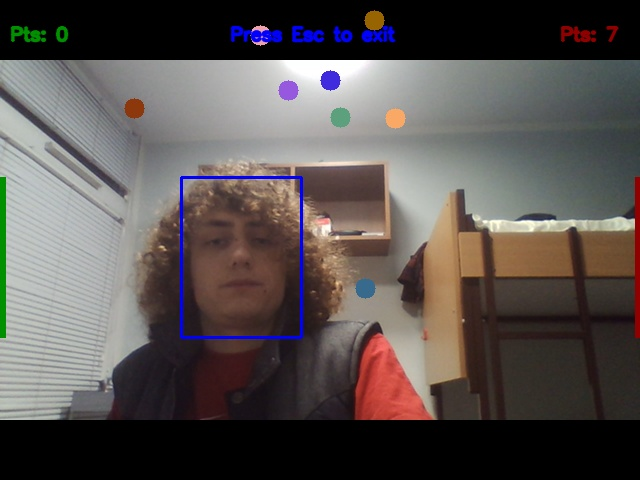
#> input picture example.jpg, 640 x 480 px, given in place of the camera
$ python Pong.py
#> lines starting #> are read from the running program, lines starting #| are printed output that depends on the picture; after the words box and inside, x2 and y2 are one past the last pixel; in counts of white or black regions, pixels touching at a corner belong together
### Objects.py
import math
import cv2
import numpy as np
import random

class Speed:
    def __init__(self, right, down):
        self.right = right
        self.down = down


class Ball:
    def __init__(self, position, speed, radius, player=None):
        self.position = position
        self.speed = speed
        self.radius = radius
        self.player = player

    def draw(self, screen):
        x_floor = math.floor(self.position[0])
        y_floor = math.floor(self.position[1])
        if self.player is None:
            cv2.circle(screen, (x_floor, y_floor), self.radius, (255, 255, 255), -1)
        else:
            cv2.circle(screen, (x_floor, y_floor), self.radius, self.player.color, -1)

    def updateSpeed(self):
        self.position[0] += self.speed.right
        self.position[1] += self.speed.down

    def setSpeed(self, speed):
        self.speed = speed

    def setPosition(self, position):
        self.position = position

    def setPlayer(self, player):
        self.player = player


class Paddle:
    def __init__(self, x, y, width, height, player):
        self.x = x
        self.y = y
        self.width = width
        self.height = height
        self.player = player

        self.centery = y + height/2
        self.top = y
        self.bottom = y + height

    def draw(self, screen):
        cv2.rectangle(screen, (self.x, self.y), (self.x+self.width, self.bottom), self.player.color, -1)

    def update(self, y):
        self.y = y
        self.centery = y + self.height / 2
        self.top = y
        self.bottom = y + self.height


class Player:
    def __init__(self, color, points = 0):
        self.color = color
        self.points = points

    def add_point(self):
        self.points += 1


class ROITracker:
    def __init__(self, r, h, c, w, frame):
        self.track_window = (c, r, w, h)  # crwh
        self.frame = frame
        roi = self.frame[r:r + h, c:c + w]
        hsv_roi = cv2.cvtColor(roi, cv2.COLOR_BGR2HSV)
        mask = cv2.inRange(hsv_roi, np.array((0., 60., 32.)), np.array((180., 255., 255.)))
        self.roi_hist = cv2.calcHist([hsv_roi], [0], mask, [180], [0, 180])
        cv2.normalize(self.roi_hist, self.roi_hist, 0, 255, cv2.NORM_MINMAX)
        self.term_crit = (cv2.TERM_CRITERIA_EPS | cv2.TERM_CRITERIA_COUNT, 10, 1)

    def update_frame(self, frame):
        self.frame = frame

    def meanshift(self):
        hsv = cv2.cvtColor(self.frame, cv2.COLOR_BGR2HSV)
        dst = cv2.calcBackProject([hsv], [0], self.roi_hist, [0, 180], 1)
        ret, self.track_window = cv2.meanShift(dst, self.track_window, self.term_crit)


class Screen:
    def __init__(self, width, height, roi_width, roi_height):
        self.width = width
        self.height = height
        self.roi_width = roi_width
        self.roi_height = roi_height

    def get_track_window(self, option):
        if option == 0:
            return int(self.width / 4 - self.roi_width / 2), int((self.height - self.roi_height) / 2), self.roi_width, self.roi_height
        if option == 1:
            return int(3 * self.width / 4 - self.roi_width / 2), int((self.height - self.roi_height) / 2), self.roi_width, self.roi_height
        return None

    def align_roi(self, cap, key_confirm_code, delay):
        BLUE = (255, 0, 0)
        WHITE = (255, 255, 255)
        c, r, w, h = self.get_track_window(0)
        lefttop0 = (c, r)
        bottomright0 = (c + w, r + h)
        c, r, w, h = self.get_track_window(1)
        lefttop1 = (c, r)
        bottomright1 = (c + w, r + h)
        key_pressed = -1
        while key_pressed != key_confirm_code:
            ret, frame = cap.read()
            cv2.rectangle(frame, lefttop0, bottomright0, BLUE, 2)
            cv2.rectangle(frame, lefttop1, bottomright1, BLUE, 2)
            msg = 'Put your faces in the rectangles, press space to confirm'
            cv2.putText(frame, msg, (20, self.height - 10), cv2.FONT_HERSHEY_SIMPLEX, 0.65, WHITE, 1, cv2.LINE_AA)
            cv2.imshow('real_view', frame)
            key_pressed = cv2.waitKey(delay) & 0xff
        return frame

### CollisionChecker.py
from Objects import *

DARK_GREEN = (0, 144, 0)
DARK_RED = (0, 0, 144)


class CollisionChecker:
    def __init__(self, screensize):
        self.screensize = screensize
        self.angle_coefficient = 0.8

    def checkBallAndTopWall(self, ball):
        if ball.position[1] - ball.radius < 0:
            ball.speed.down *= -1

    def checkBallAndBottomWall(self, ball):
        if ball.position[1] + ball.radius > self.screensize[1]:
            ball.speed.down *= -1

    def checkBallAndLeftWall(self, ball, paddle):
        if ball.speed.right > 0:
            return False
        if ball.position[0] - ball.radius < 0:
            if ball.position[0] + ball.radius < 0:
                return True
            else:
                if ball.position[0] > 0 and paddle.top < ball.position[1] < paddle.bottom:
                    angle = (ball.position[1] - paddle.centery) / (paddle.height / 2)
                    angle *= math.pi / 2 * self.angle_coefficient
                    cos = math.cos(angle)
                    sin = math.sin(angle)
                    r = math.sqrt(ball.speed.down**2 + ball.speed.right**2)
                    ball.setSpeed(Speed(cos * r, sin * r))
                    ball.setPosition([ball.radius, ball.position[1]])
                    ball.setPlayer(paddle.player)
        return False

    def checkBallAndRightWall(self, ball, paddle):
        if ball.speed.right < 0:
            return False
        if ball.position[0] + ball.radius > self.screensize[0]:
            if ball.position[0] - ball.radius > self.screensize[0]:
                return True
            else:
                if ball.position[0] < self.screensize[0] and paddle.top < ball.position[1] < paddle.bottom:
                    angle = (ball.position[1] - paddle.centery) / (paddle.height / 2)
                    angle *= math.pi / 2 * self.angle_coefficient
                    cos = math.cos(angle)
                    sin = math.sin(angle)
                    r = math.sqrt(ball.speed.down**2 + ball.speed.right**2)
                    ball.setSpeed(Speed(-cos * r, sin * r))
                    ball.setPosition([self.screensize[0] - ball.radius, ball.position[1]])
                    ball.setPlayer(paddle.player)
        return False

### Pong.py
from CollisionChecker import *
import cv2
import random


def random_speed_vector(value=math.sqrt(50)):
    b = [value/math.sqrt(2), value/math.sqrt(2)]
    angle = random.choice([random.uniform(math.pi/2, math.pi), random.uniform(1.5*math.pi, 2*math.pi)])
    cos = math.cos(angle)
    sin = math.sin(angle)
    return b[0]*cos-b[1]*sin, b[0]*sin+b[1]*cos


def add_random_ball(x, y, ball_list):
    ball_position = [x, y]
    s = random_speed_vector()
    ball_speed = Speed(s[0], s[1])
    ball = Ball(ball_position, ball_speed, 10)
    ball_list.append(ball)


def main():
    # CONFIG
    player1 = Player((0, 144, 0))
    player2 = Player((0, 0, 144))
#> call 2 of __init__, with color = (0, 0, 144), points = 0
    BLUE = (255, 0, 0)
    delay = 30  # 1s / fps
    key_confirm_code = 32  # opencv code for space key
    paddle_length = 160
    left_player_points = 0
    right_player_points = 0
    counter = 0
    spawn_freq = int(2500 / delay)

    screen = Screen(640, 480, 120, 160)  # resolution of the screen, size of the roi
    crwh0 = screen.get_track_window(0)  # parameters of the roi windows
    crwh1 = screen.get_track_window(1)

    cap = cv2.VideoCapture(0)

    frame = screen.align_roi(cap, key_confirm_code, delay)  # align roi with the face of the player
#> in align_roi, frame is the input picture: shape (480, 640, 3); mean B, G, R 80.3, 82, 88.7
#> (key Esc is pressed here)
    tracker0 = ROITracker(crwh0[1], crwh0[3], crwh0[0], crwh0[2], frame)
#> in __init__, `hsv_roi = cv2.cvtColor(roi, cv2.COLOR_BGR2HSV)`: hsv_roi: shape (160, 120, 3); mean H, S, V 48.8, 61.4, 128.9
#> in __init__, `mask = cv2.inRange(hsv_roi, np.array((0., 60., 32.)), np.array((180., ..`:
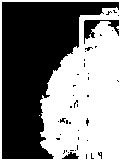
#> mask: shape (160, 120); 49.3% white; 2 white regions (1 under 20 px), largest, box (x1, y1, x2, y2) and area: (0, 0, 120, 160) 9474
#> in __init__, `self.roi_hist = cv2.calcHist([hsv_roi], [0], mask, [180], [0, 180])`: self.roi_hist = 180 values, max 1157 at index 120, min 0 at index 20, mean 52.64
    tracker1 = ROITracker(crwh1[1], crwh1[3], crwh1[0], crwh1[2], frame)
#> call 2 of __init__, with r = 160, h = 160, c = 420, w = 120
#> in __init__ (call 2), `roi = self.frame[r:r + h, c:c + w]`:
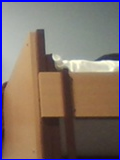
#> roi: shape (160, 120, 3); mean B, G, R 106.6, 113.4, 128.7
#> in __init__ (call 2), `hsv_roi = cv2.cvtColor(roi, cv2.COLOR_BGR2HSV)`: hsv_roi: shape (160, 120, 3); mean H, S, V 37.1, 80.9, 142.1
#> in __init__ (call 2), `mask = cv2.inRange(hsv_roi, np.array((0., 60., 32.)), np.array((180., ..`:
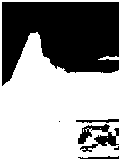
#> mask: shape (160, 120); 58.3% white; 6 black regions (2 under 20 px), largest, box (x1, y1, x2, y2) and area: (2, 2, 119, 86) 7287, (78, 124, 119, 152) 517, (76, 119, 119, 123) 106, (78, 156, 119, 159) 77
#> in __init__ (call 2), `self.roi_hist = cv2.calcHist([hsv_roi], [0], mask, [180], [0, 180])`: self.roi_hist = 180 values, max 2586 at index 15, min 0 at index 23, mean 62.22

    ball_position = [screen.width/2, screen.height/2]
    s = random_speed_vector()
    ball_speed = Speed(s[0], s[1])
    ball = Ball(ball_position, ball_speed, 10)
    balls = [ball]

    paddle_left = Paddle(0, (screen.height - paddle_length)/2, 5, paddle_length, player1)
    paddle_right = Paddle(screen.width - 5, (screen.height - paddle_length)/2, 5, paddle_length, player2)

    collisionDetector = CollisionChecker((screen.width, screen.height))

    while True:
        ret, frame = cap.read()
        if ret:
            tracker0.update_frame(frame)
            tracker0.meanshift()
#> in meanshift, `hsv = cv2.cvtColor(self.frame, cv2.COLOR_BGR2HSV)`: hsv: shape (480, 640, 3); mean H, S, V 46.8, 49.7, 93.7
#> in meanshift, `dst = cv2.calcBackProject([hsv], [0], self.roi_hist, [0, 180], 1)`:
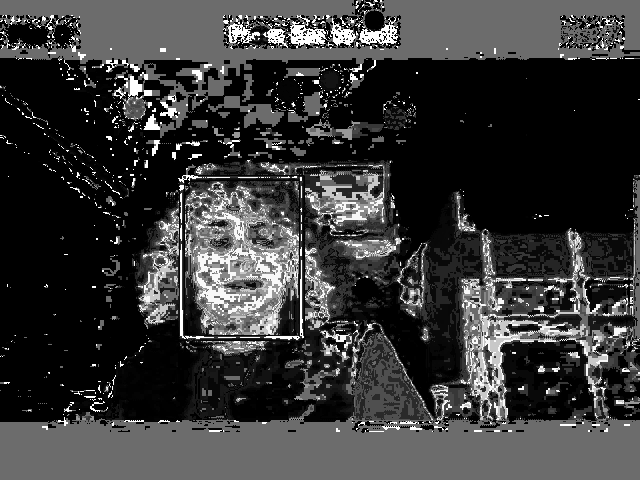
#> dst: shape (480, 640); min 0, max 255, mean 56.4
#> in meanshift, `ret, self.track_window = cv2.meanShift(dst, self.track_window, self.te..`: ret = 10; self.track_window = (176, 185, 120, 160)

            tracker1.update_frame(frame)
            tracker1.meanshift()
#> in meanshift (call 2), `dst = cv2.calcBackProject([hsv], [0], self.roi_hist, [0, 180], 1)`:
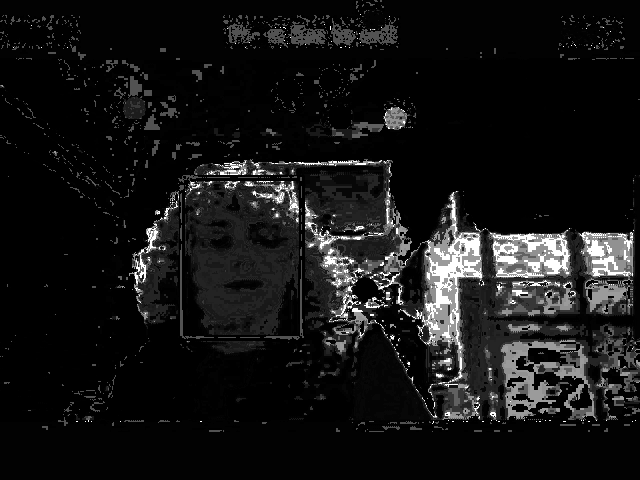
#> dst: shape (480, 640); min 0, max 255, mean 21.2
#> in meanshift (call 2), `ret, self.track_window = cv2.meanShift(dst, self.track_window, self.te..`: ret = 5; self.track_window = (410, 204, 120, 160)

            # Draw it on image
            x, y, w, h = tracker0.track_window
#> x = 176; y = 185; w = 120; h = 160
            cv2.rectangle(frame, (x, y), (x + w, y + h), 255, 2)
            paddle_left.update(y)
#> in update, `self.y = y`: self.y = 185
#> in update, `self.centery = y + self.height / 2`: self.centery = 265
#> in update, `self.top = y`: self.top = 185
#> in update, `self.bottom = y + self.height`: self.bottom = 345

            x, y, w, h = tracker1.track_window
#> x = 410; y = 204
            cv2.rectangle(frame, (x, y), (x + w, y + h), 255, 2)
            paddle_right.update(y)

            for each_ball in balls:
                each_ball.updateSpeed()

            for each_ball in balls:
                collisionDetector.checkBallAndTopWall(each_ball)
                collisionDetector.checkBallAndBottomWall(each_ball)
                if collisionDetector.checkBallAndLeftWall(each_ball, paddle_left):
                    if each_ball.player == player2:
                        right_player_points += 1
                    balls.remove(each_ball)
                if collisionDetector.checkBallAndRightWall(each_ball, paddle_right):
                    if each_ball.player == player1:
                        left_player_points += 1
                    balls.remove(each_ball)

            for each_ball in balls:
                each_ball.draw(frame)
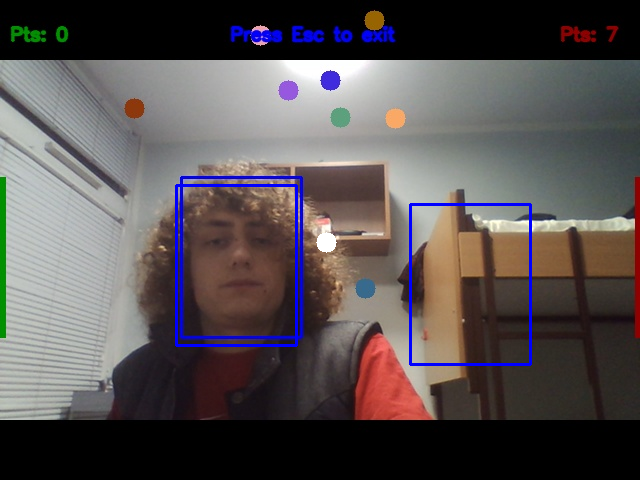
#> frame: shape (480, 640, 3); mean B, G, R 82.3, 81.2, 87.6

            paddle_left.draw(frame)
            paddle_right.draw(frame)
#> in draw (call 2), `cv2.rectangle(screen, (self.x, self.y), (self.x+self.width, self.botto..`: screen: shape (480, 640, 3); mean B, G, R 82.2, 81.1, 87.7

            msg = 'Pts: ' + str(left_player_points)
            cv2.putText(frame, msg, (10, 40), cv2.FONT_HERSHEY_SIMPLEX, 0.6, player1.color, 2, cv2.LINE_AA)
#> frame: shape (480, 640, 3); mean B, G, R 82.2, 81.2, 87.6
            msg = 'Pts: ' + str(right_player_points)
            cv2.putText(frame, msg, (screen.width - 80, 40), cv2.FONT_HERSHEY_SIMPLEX, 0.6, player2.color, 2, cv2.LINE_AA)
            msg = 'Press Esc to exit, R to reset config'
            cv2.putText(frame, msg, (int(screen.width/2) - 170, 40), cv2.FONT_HERSHEY_SIMPLEX, 0.6, BLUE, 2, cv2.LINE_AA)
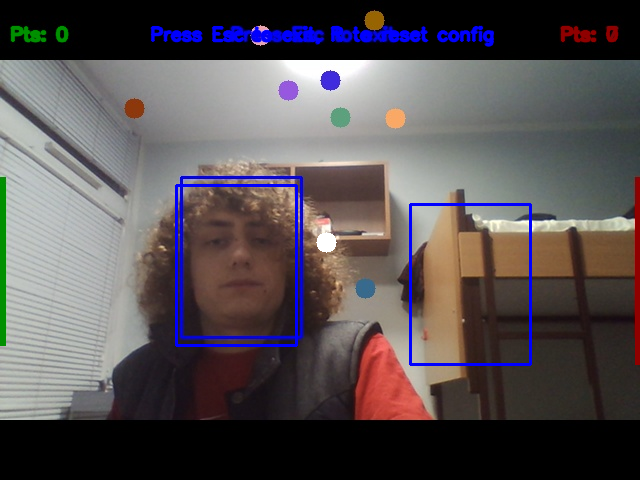
#> frame: shape (480, 640, 3); mean B, G, R 83.9, 81.1, 87.7

            cv2.imshow('real_view', frame)

            counter += 1
            if counter % spawn_freq == 0:
                add_random_ball(screen.width / 2, screen.height / 2, balls)
                counter = 0

            k = cv2.waitKey(delay) & 0xff
#> (key Esc is pressed here)
            if k == ord('a'):
                add_random_ball(screen.width / 2, screen.height / 2, balls)

            if k == ord('r'):
                crwh0 = screen.get_track_window(0)  # parameters of the roi windows
                crwh1 = screen.get_track_window(1)

                cap = cv2.VideoCapture(0)

                frame = screen.align_roi(cap, key_confirm_code, delay)  # align roi with the face of the player
                tracker0 = ROITracker(crwh0[1], crwh0[3], crwh0[0], crwh0[2], frame)
                tracker1 = ROITracker(crwh1[1], crwh1[3], crwh1[0], crwh1[2], frame)

                ball_position = [screen.width / 2, screen.height / 2]
                s = random_speed_vector()
                ball_speed = Speed(s[0], s[1])
                ball = Ball(ball_position, ball_speed, 10)
                balls = [ball]

                paddle_left = Paddle(0, (screen.height - paddle_length) / 2, 5, paddle_length, player1)
                paddle_right = Paddle(screen.width - 5, (screen.height - paddle_length) / 2, 5, paddle_length, player2)

                collisionDetector = CollisionChecker((screen.width, screen.height))

                left_player_points = 0
                right_player_points = 0
                counter = 0

                ret, frame = cap.read()

            if k == 27:
                cv2.imwrite("final_screen.jpg", frame)
                break
        else:
            break
    cv2.destroyAllWindows()
    cap.release()


main()
